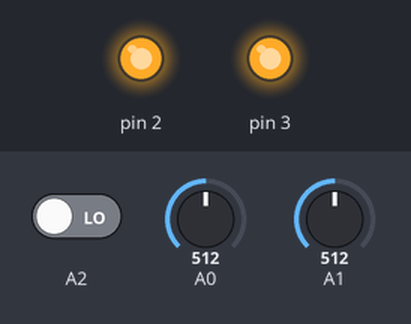
Bench run of a sketch on a simulated Arduino Uno, built with avr-gcc and run on an emulated ATmega328P. On the bench: output pins drawn as LEDs (lit = HIGH). The test bench sets the inputs (shaded band); at power-on: A0 = 512, A1 = 512, A2 LOW.

Above: at 1.2 s.
1.3 s: A0 set to 738
2.8 s: A0 set to 767
At 3.6 s:
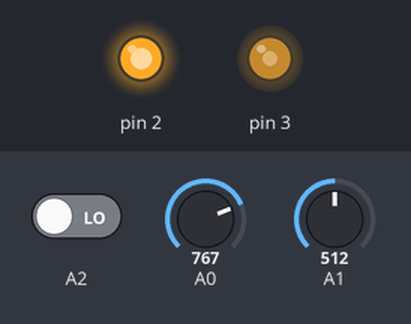
4.3 s: A1 set to 790
At 5.5 s:
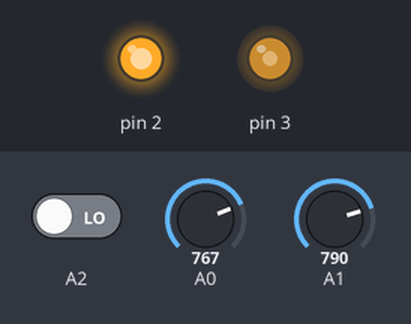
5.8 s: A2 driven HIGH
At 6.7 s:
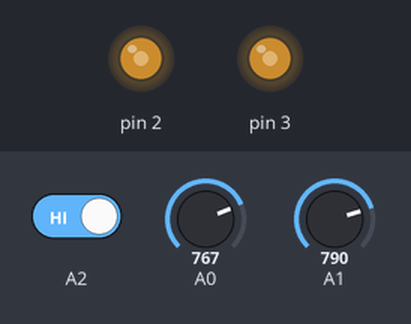
7.3 s: A2 driven LOW
At 7.8 s:
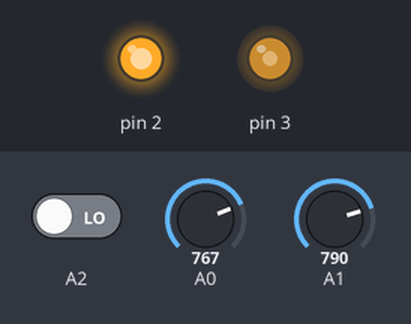
8.8 s: A1 set to 770
At 9.4 s:
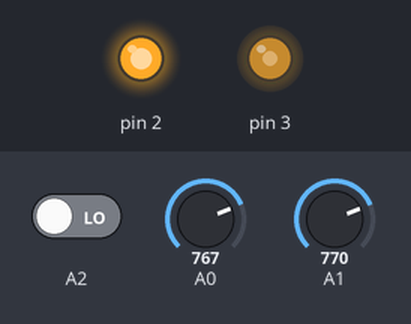
Timing chart, 0 to 11.3 s (numbered marks = the images above; inputs shaded):
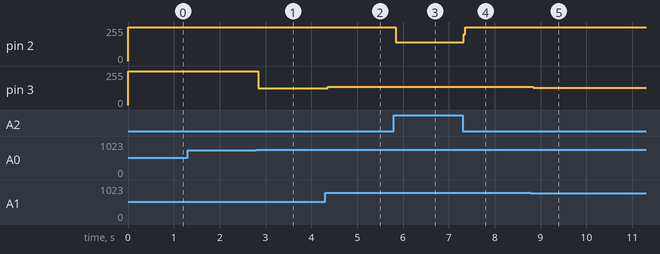

Measured:
- the behaviour switches between 750 and 751 on A0 (found by bisection; images 0 and 1)
- after the input at 1.3 s, every drawn part: stays the same
- after the input at 2.8 s, pin 3: 255/255 → 127/255 at once
- after the input at 4.3 s, pin 3: 127/255 → 137/255 after 0.06 s
- after the input at 5.8 s, pin 2: 255/255 → 139/255 at once
- after the input at 7.3 s, pin 2: 139/255 → 255/255 at once
- after the input at 8.8 s, pin 3: 137/255 → 128/255 at once

The sketch:

IR_sens_r_test.ino
```cpp
void setup() {
    Serial.begin(9600);
    pinMode(2, OUTPUT);
    pinMode(3, OUTPUT);

}

void loop() {
    digitalWrite(2, HIGH);
    digitalWrite(3, HIGH);

    if ( digitalRead(A2) )
    {
        digitalWrite(2, LOW);
    }

    if ( analogRead(A0) > 750 )
    {
        digitalWrite(2, HIGH);
        digitalWrite(3, LOW );
    }

    if ( analogRead(A1) > 780 )
    {
        digitalWrite( 3, HIGH );
    }

}
```
